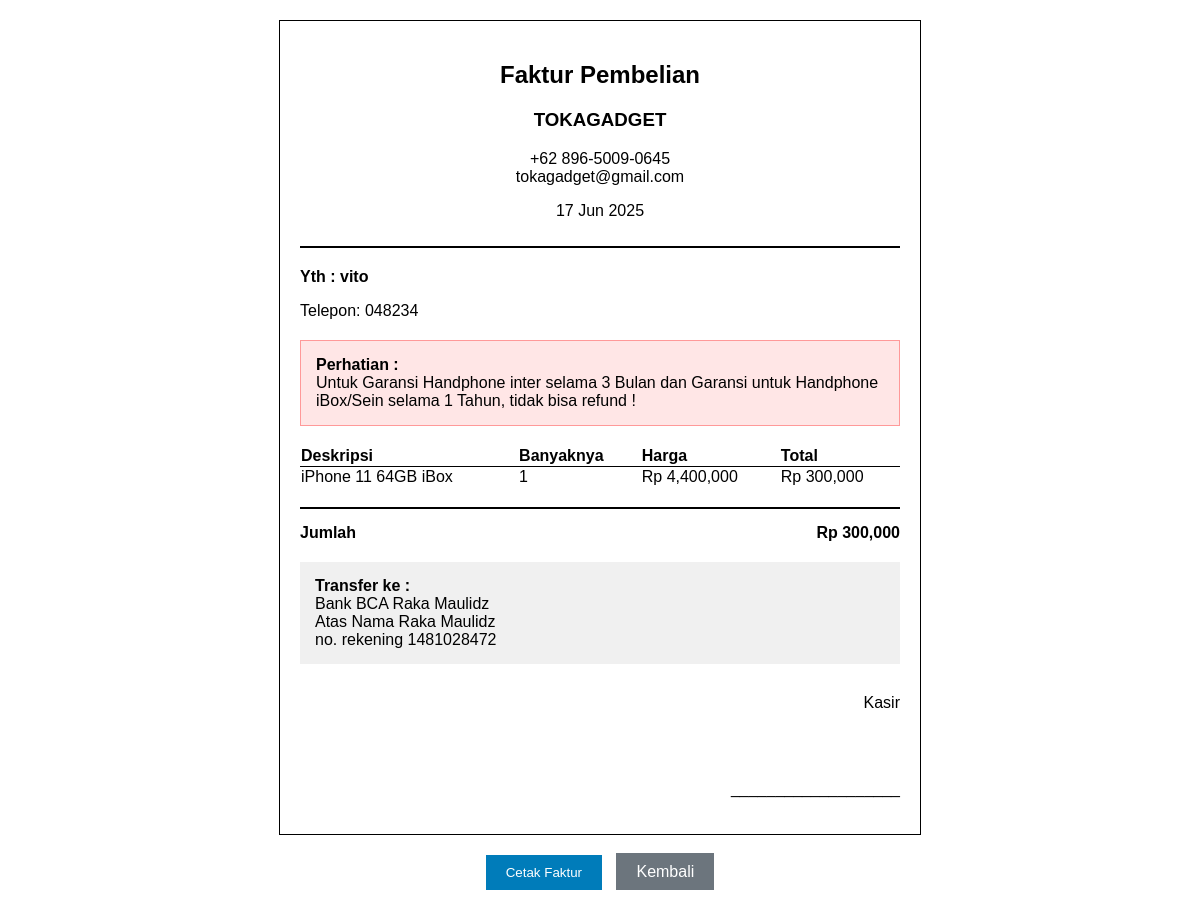
Screenshot of /TB_basdat/faktur.php?pelanggan=3 with the database file from the repository.
### tables this page shows
CREATE TABLE `pelanggan` (
  `id_pelanggan` int(11) NOT NULL,
  `nama_pelanggan` varchar(100) NOT NULL,
  `telepon` varchar(20) DEFAULT NULL
);

CREATE TABLE `transaksi` (
  `id_transaksi` int(11) NOT NULL,
  `id_toko` int(11) DEFAULT NULL,
  `id_pelanggan` int(11) DEFAULT NULL,
  `id_produk` int(11) DEFAULT NULL,
  `id_rekening` int(11) DEFAULT NULL,
  `id_karyawan` int(11) DEFAULT NULL,
  `id_kebijakan` int(11) DEFAULT NULL,
  `tanggal` date DEFAULT NULL,
  `banyaknya` int(11) DEFAULT NULL,
  `total` decimal(15,2) DEFAULT NULL
);

CREATE TABLE `produk` (
  `id_produk` int(11) NOT NULL,
  `nama_produk` varchar(100) NOT NULL,
  `id_kategori` int(11) DEFAULT NULL,
  `harga` decimal(15,2) DEFAULT NULL,
  `stok` int(11) DEFAULT 0
);

CREATE TABLE `kategori_produk` (
  `id_kategori` int(11) NOT NULL,
  `nama_kategori` varchar(50) NOT NULL,
  `durasi_garansi` varchar(50) DEFAULT NULL
);

### TB_basdat/faktur.php (the view, shortened to what this page needs)
<?php
include 'config/database.php';
$id_pelanggan = $_GET['pelanggan'] ?? 1;
$stmt = $pdo->prepare("SELECT p.nama_pelanggan, p.telepon FROM pelanggan p WHERE p.id_pelanggan = ?");
$stmt->execute([$id_pelanggan]);
$pelanggan = $stmt->fetch();
$stmt = $pdo->prepare("SELECT t.*, pr.nama_produk, pr.harga, k.nama_kategori FROM transaksi t
                       JOIN produk pr ON t.id_produk = pr.id_produk
                       JOIN kategori_produk k ON pr.id_kategori = k.id_kategori
                       WHERE t.id_pelanggan = ? ORDER BY t.id_transaksi DESC");
$stmt->execute([$id_pelanggan]);
$transaksi = $stmt->fetchAll();
?>
<!DOCTYPE html>
<html>
<head>
</head>
<body>
    <div class="faktur">
        <div class="header">
            <h2>Faktur Pembelian</h2>
            <h3>TOKAGADGET</h3>
            <p>+62 896-5009-0645<br>tokagadget@gmail.com</p>
            <p><?= date('d M Y') ?></p>
        </div>
        <div class="customer">
            <p><strong>Yth : <?= $pelanggan['nama_pelanggan'] ?></strong></p>
            <p>Telepon: <?= $pelanggan['telepon'] ?></p>
        </div>
        <div class="warning">
            <strong>Perhatian :</strong><br>
            Untuk Garansi Handphone inter selama 3 Bulan dan Garansi untuk Handphone iBox/Sein selama 1 Tahun, tidak bisa refund !
        </div>
        <table width="100%" style="border-collapse: collapse;">
            <tr style="border-bottom: 1px solid #000;">
                <td><strong>Deskripsi</strong></td>
                <td><strong>Banyaknya</strong></td>
                <td><strong>Harga</strong></td>
                <td><strong>Total</strong></td>
            </tr>
            <?php
            $grand_total = 0;
            foreach($transaksi as $item):
                $grand_total += $item['total'];
            ?>
            <tr>
                <td><?= $item['nama_produk'] ?> <?= $item['nama_kategori'] ?></td>
                <td><?= $item['banyaknya'] ?></td>
                <td>Rp <?= number_format($item['harga']) ?></td>
                <td>Rp <?= number_format($item['total']) ?></td>
            </tr>
            <?php endforeach; ?>
        </table>
        <div class="total">
            <div class="item">
                <span>Jumlah</span>
                <span>Rp <?= number_format($grand_total) ?></span>
            </div>
        </div>
        <div class="payment-info">
            <strong>Transfer ke :</strong><br>
            Bank BCA Raka Maulidz<br>
            Atas Nama Raka Maulidz<br>
            no. rekening 1481028472
        </div>
        <div style="text-align: right; margin-top: 30px;">
            <p>Kasir</p>
            <br><br>
            <p>___________________</p>
        </div>
    </div>
    <div class="no-print" style="text-align: center; margin-top: 20px;">
        <button onclick="window.print()" style="background: #007cba; color: white; padding: 10px 20px; border: none; cursor: pointer;">Cetak Faktur</button>
        <a href="index.php" style="background: #6c757d; color: white; padding: 10px 20px; text-decoration: none; margin-left: 10px;">Kembali</a>
    </div>
</body>
</html>

### TB_basdat/faktur.php (style rules this page uses)
body { font-family: Arial; margin: 0; padding: 20px; }
.faktur { max-width: 600px; margin: 0 auto; border: 1px solid #000; padding: 20px; }
.header { text-align: center; border-bottom: 2px solid #000; padding-bottom: 10px; margin-bottom: 20px; }
.customer { margin: 20px 0; }
.item { display: flex; justify-content: space-between; margin: 5px 0; }
.total { border-top: 2px solid #000; padding-top: 10px; margin-top: 20px; font-weight: bold; }
.payment-info { background: #f0f0f0; padding: 15px; margin: 20px 0; }
.warning { background: #ffe6e6; padding: 15px; margin: 20px 0; border: 1px solid #ff9999; }

### rows the page displays
pelanggan: nama_pelanggan "vito", telepon "048234"
transaksi: id_produk.nama_produk "iPhone 11 64GB", kategori_produk.nama_kategori "iBox", banyaknya "1", id_produk.harga "4,400,000", total "300,000"

### other values shown
$grand_total "300,000"
